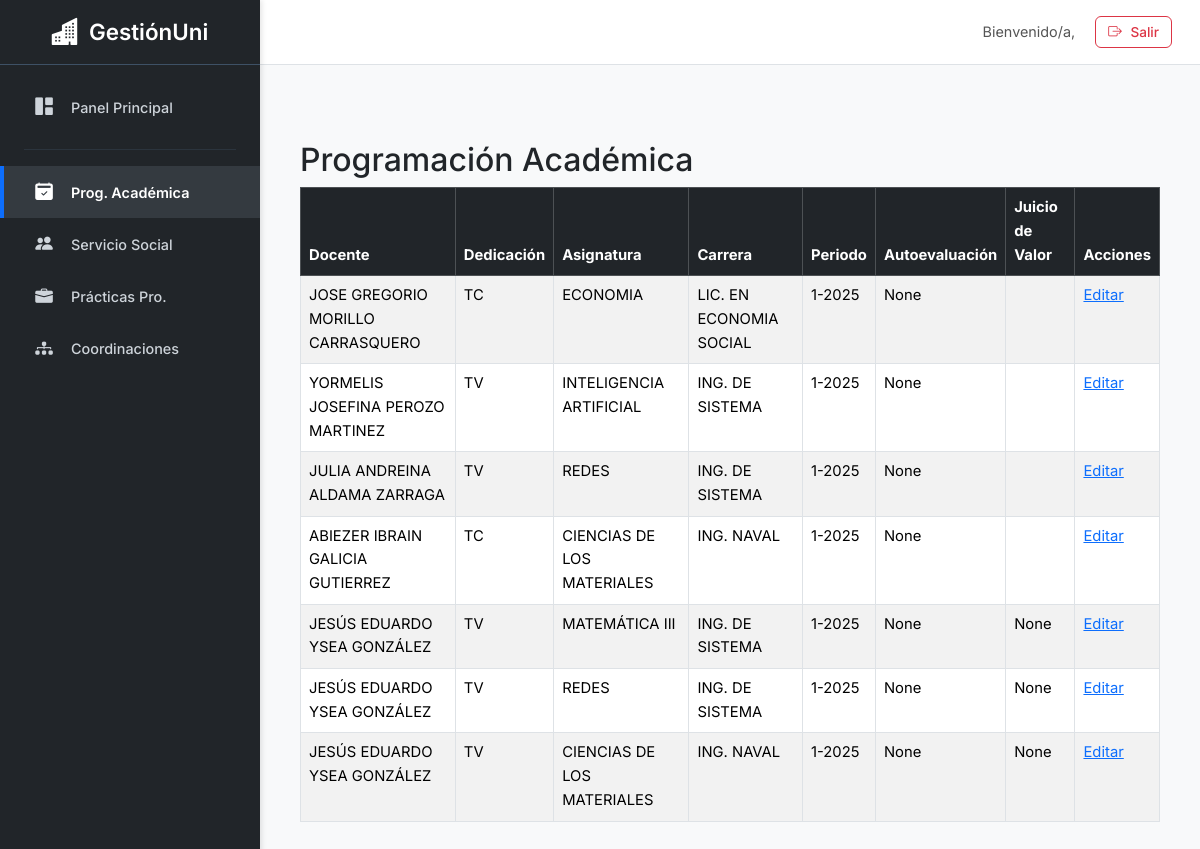
Page /programacion/evaluacion_docente/ on the earlier database version.
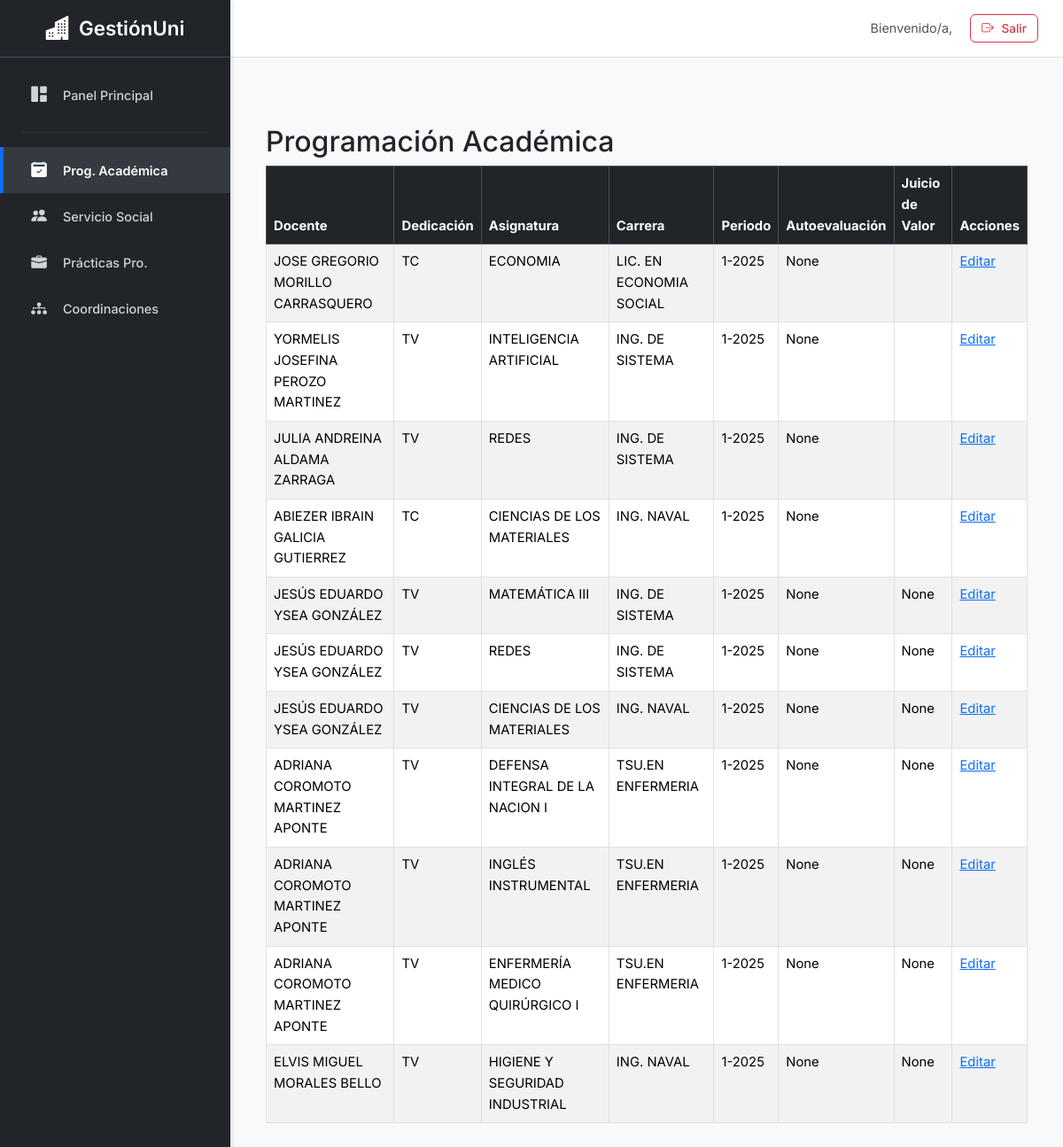
Same page on the later database version.
### programacion/models.py (models this page shows, shortened)
class ProgramacionAcademica(models.Model):
    docente = models.ForeignKey(Docente, on_delete=models.CASCADE)
    asignatura = models.ForeignKey(Asignatura, on_delete=models.CASCADE)
    periodo = models.ForeignKey(Periodo, on_delete=models.CASCADE)
    fue_evaluada = models.BooleanField(default=False)
    fecha_evaluacion = models.DateField(null=True, blank=True)
    entrego_autoevaluacion = models.BooleanField(default=False)
    evaluacion_estudiante = models.DecimalField(max_digits=5, decimal_places=2, null=True, blank=True)
    docente_evaluador = models.ForeignKey(Docente, related_name='evaluaciones_realizadas', on_delete=models.CASCADE, null=True, blank=True)
    acompanamiento_docente = models.BooleanField(default=False)
    autoevaluacion = models.DecimalField(max_digits=5, decimal_places=2, null=True, blank=True)
    juicio_valor = models.CharField(max_length=100, blank=True, null=True)
    class Meta:
        unique_together = ('docente', 'asignatura', 'periodo')

class Docente(models.Model):
    nombre = models.CharField(max_length=100, unique=True)
    dedicacion = models.CharField(max_length=50)
    carreras = models.ManyToManyField(Carrera, related_name='docentes', blank=True)

class Asignatura(models.Model):
    nombre = models.CharField(max_length=100)
    codigo = models.CharField(max_length=20, blank=True)
    semestre = models.CharField(max_length=20, blank=True)
    horas_teoricas = models.PositiveIntegerField(default=0)
    horas_practicas = models.PositiveIntegerField(default=0)
    horas_laboratorio = models.PositiveIntegerField(default=0)
    diurno = models.CharField(max_length=10, blank=True)
    uc = models.CharField(max_length=10, blank=True)
    requisitos = models.CharField(max_length=200, blank=True)
    carrera = models.ForeignKey(Carrera, on_delete=models.CASCADE, related_name='asignaturas')
    class Meta:
        unique_together = ('nombre', 'carrera')

class Carrera(models.Model):
    nombre = models.CharField(max_length=100, unique=True)
    def __str__(self):
        return self.nombre

class Periodo(models.Model):
    nombre = models.CharField(max_length=20, unique=True)  # Ej: "1-2025"

### programacion/views.py (the view)
# urls.py: path('evaluacion_docente/', views.evaluacion_docente, name='evaluacion_docente'),
def evaluacion_docente(request):
    programaciones = ProgramacionAcademica.objects.select_related('docente', 'asignatura', 'periodo')
    return render(request, 'evaluacion_docente.html', {'programaciones': programaciones})

### programacion/templates/evaluacion_docente.html
{% extends "interfaz.html" %}
{% block content %}
<div class="container mt-5">
    <h2>Programación Académica</h2>
    <div class="table-responsive">
        <table class="table table-bordered table-striped">
            <thead class="table-dark">
                <tr>
                    <th>Docente</th>
                    <th>Dedicación</th>
                    <th>Asignatura</th>
                    <th>Carrera</th>
                    <th>Periodo</th>
                    <th>Autoevaluación</th>
                    <th>Juicio de Valor</th>
                    <th>Acciones</th>
                </tr>
            </thead>
            <tbody>
                {% for prog in programaciones %}
                <tr>
                    <td>{{ prog.docente.nombre }}</td>
                    <td>{{ prog.docente.dedicacion }}</td>
                    <td>{{ prog.asignatura.nombre }}</td>
                    <td>{{ prog.asignatura.carrera }}</td>
                    <td>{{ prog.periodo.nombre }}</td>
                    <td>{{ prog.autoevaluacion }}</td>
                    <td>{{ prog.juicio_valor }}</td>
                    <td>
                        <a href="{% url 'programacion:editar_programacion' prog.id %}">Editar</a>
                    </td>
                </tr>
                {% empty %}
                <tr>
                    <td colspan="8" class="text-center">No hay datos de programación académica.</td>
                </tr>
                {% endfor %}
            </tbody>
        </table>
    </div>
</div>
{% endblock %}

Differences in the rows shown:
added ProgramacionAcademica: docente.nombre "ADRIANA COROMOTO MARTINEZ APONTE", docente.dedicacion "TV", asignatura.nombre "DEFENSA INTEGRAL DE LA NACION I", asignatura.carrera "TSU.EN ENFERMERIA", periodo.nombre "1-2025", autoevaluacion "None", juicio_valor "None"
added ProgramacionAcademica: docente.nombre "ADRIANA COROMOTO MARTINEZ APONTE", docente.dedicacion "TV", asignatura.nombre "INGLÉS INSTRUMENTAL", asignatura.carrera "TSU.EN ENFERMERIA", periodo.nombre "1-2025", autoevaluacion "None", juicio_valor "None"
added ProgramacionAcademica: docente.nombre "ADRIANA COROMOTO MARTINEZ APONTE", docente.dedicacion "TV", asignatura.nombre "ENFERMERÍA MEDICO QUIRÚRGICO I", asignatura.carrera "TSU.EN ENFERMERIA", periodo.nombre "1-2025", autoevaluacion "None", juicio_valor "None"
added ProgramacionAcademica: docente.nombre "ELVIS MIGUEL MORALES BELLO", docente.dedicacion "TV", asignatura.nombre "HIGIENE Y SEGURIDAD INDUSTRIAL", asignatura.carrera "ING. NAVAL", periodo.nombre "1-2025", autoevaluacion "None", juicio_valor "None"
